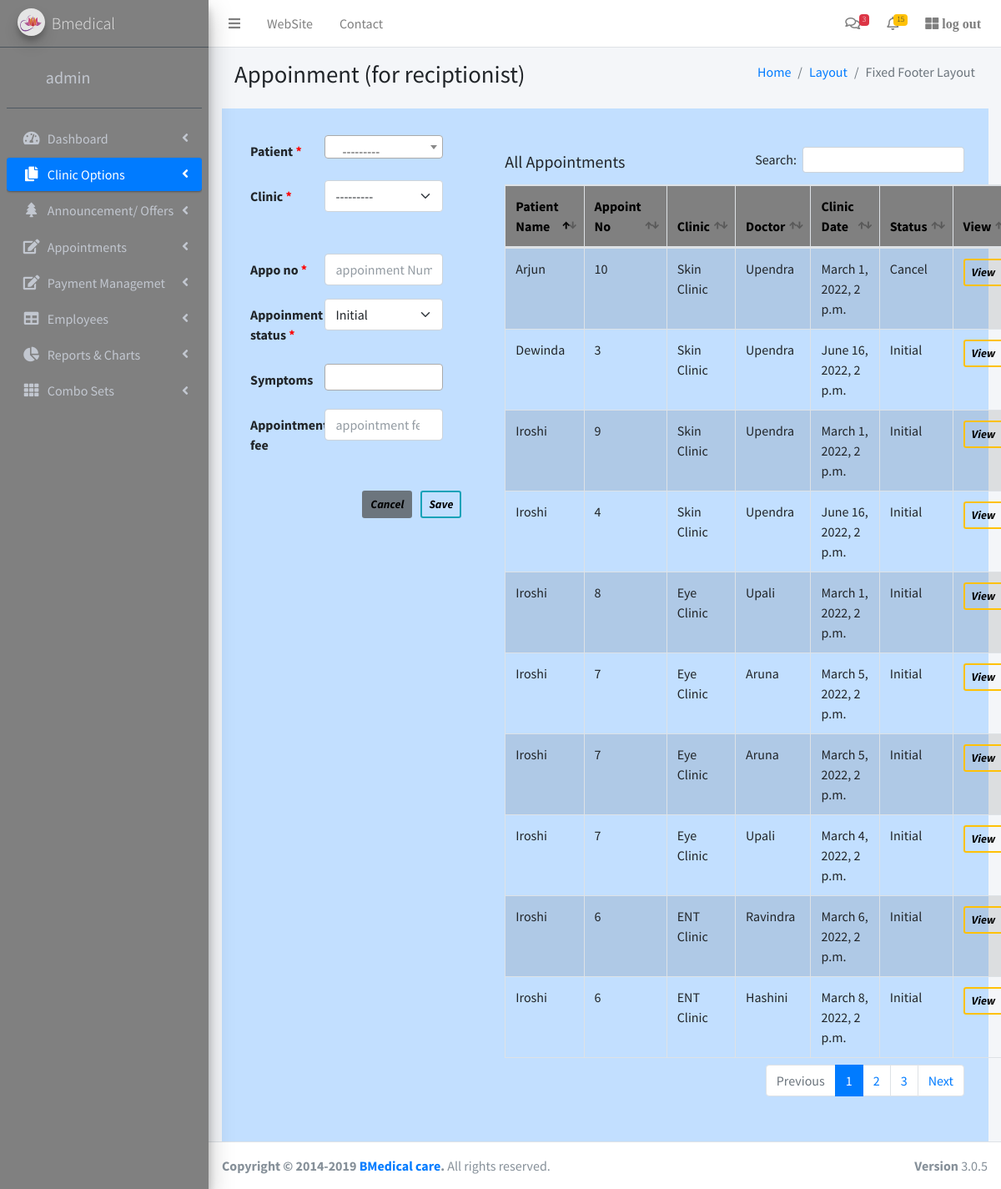
/appsample/appointments1/ (signed in), run on the app's committed database.
### appsample/models.py (models this page shows, shortened)
class Appointment(models.Model):
	patient = models.ForeignKey(Patient, on_delete=models.CASCADE)
	clinic = models.ForeignKey(Clinic, on_delete=models.CASCADE)
	doctor = models.ForeignKey(Employee, on_delete=models.CASCADE, null=True, related_name = 'appointment_as_doctor')
	clinic_date = models.ForeignKey(ClinicDate, on_delete=models.CASCADE)
	appo_no = models.CharField(max_length = 20, null=True)
	appoinment_status = models.ForeignKey(AppoinmentStatus, on_delete=models.CASCADE, default=1)
	symptoms = models.ManyToManyField(Symptom, blank=True)
	diagnosis = models.ForeignKey(Diagnosis, on_delete=models.CASCADE, null=True, blank=True)
	medicines = models.ManyToManyField(Medicine, blank=True)
	class Meta:
		permissions = [
			('view_doctor', 'Can view doctors appointments'),
		]

class Patient(models.Model):
	user = models.OneToOneField(User, on_delete = models.CASCADE, primary_key = True )
	first_name = models.CharField(max_length = 100, validators=[RegexValidator(regex='^\w+$', message='name cannot contain symbles')])
	second_name = models.CharField(max_length = 100, validators=[RegexValidator(regex='^\w+$', message='name cannot contain symbles')])
	nic = models.CharField(max_length = 12, null=True, blank=True)
	dob = models.DateField()
	gender = models.CharField(max_length = 10)
	age = models.IntegerField()
	address = models.TextField( validators=[RegexValidator(regex='^[#.0-9a-zA-Z\s,-]+$', message='Please enter correct address')] )
	email = models.TextField()
	mobile1 = models.CharField(max_length = 10,)
	allergies = models.ManyToManyField(Medicine, blank=True)
	loyalty = models.ForeignKey(Loyalty, on_delete=models.CASCADE, default=1, blank=True)
	def __str__ (self):
		return self.first_name

class Clinic(models.Model):
	name = models.CharField(max_length = 255)
	designation = models.ForeignKey(Designation, on_delete=models.CASCADE, null=True,)
	def __str__ (self):
		return self.name

class ClinicDate(models.Model):
	clinic = models.ForeignKey(Clinic, on_delete=models.CASCADE)
	doctor = models.ForeignKey(Employee, on_delete=models.CASCADE, null=True, related_name = 'clinic_dates_as_doctor')
	nurse = models.ForeignKey(Employee, on_delete=models.CASCADE, null=True, related_name ='clinic_dates_as_nurse')
	capacity = models.IntegerField( null=True, blank=True,)
	start_time =models.DateTimeField(null=True)
	currentno = models.IntegerField( null=True, blank=True,)
	occupied = models.IntegerField( null=True, blank=True,)
	def __str__ (self):
		return self.clinic.name + '_' + str(self.doctor) + '_' + str(self.start_time)

class Employee(models.Model):
	photo = models.ImageField(null=True, blank=True, upload_to='appsample/profile_photos')
	user = models.OneToOneField(User, on_delete = models.CASCADE, primary_key = True)
	nameTitle = models.ForeignKey(NameTitle, on_delete=models.CASCADE)
	first_name = models.CharField(max_length = 100, validators=[RegexValidator(regex='^\w+$', message='name cannot contain symbles and spaces')])
	second_name = models.CharField(max_length = 100, validators=[RegexValidator(regex='^\w+$', message='name cannot contain symbles and spaces')])
	nic = models.CharField(max_length = 12, validators=[RegexValidator(regex=r'^(?:19|20)?\d{2}[0-9]{10}|[0-9]{9}[x|X|v|V]$', message='Enter Correct NIC ')])
	dob = models.DateField()
	gender = models.CharField(max_length = 10)
	mobile1 = models.CharField(max_length = 10)
	mobile2 = models.CharField(max_length = 10)
	email = models.TextField()
	civilStatus = models.ForeignKey(CivilStatus, on_delete=models.CASCADE,)
	etf_no = models.CharField(max_length = 10, null=True, blank=True,)
	designation = models.ForeignKey(Designation, on_delete=models.CASCADE)
	slmc_no = models.CharField(max_length = 10, null=True, blank=True,)
	address = models.TextField()
	fee= models.DecimalField(max_digits=8, decimal_places=2, null=True, blank=True,)
	def __str__ (self):  # java wla tooltip wage
		return self.user.username

class AppoinmentStatus(models.Model):
	name = models.CharField(max_length = 20)
	def __str__ (self):
		return self.name

### appsample/decorators.py (the view)
		def wrapper_func(request, *args, **kwargs):
			if request.user.is_superuser or request.user.groups.filter(name__in =roles).exists():
				return view_func(request, *args, **kwargs)
			else:
				return HttpResponse('you are not authorized')

### appsample/forms.py
class AppointmentForm1(ModelForm):
	clinic = ModelChoiceField(queryset = Clinic.objects.all(), widget= Select(attrs = {'class':'form-select', 'placeholder':'Select Clinic'}))
	class Meta:
		model = Appointment
		fields = '__all__'
		exclude = ['diagnosis', 'medicines', 'invoice']
		widgets = {
			'appo_no':TextInput(attrs = {'class':'form-control', 'placeholder':'appoinment Number'}),
			'patient':Select(attrs = {'class':'js-example-basic-single col-sm-12', 'name':'state'}),
			'clinic':Select(attrs = {'class':'form-select'}),
			'doctor':Select(attrs = {'class':'form-select'}),
			'clinic_date':Select(attrs = {'class':'form-select', 'placeholder':'Select Date'}),
			'appoinment_status':Select(attrs = {'class':'form-select'}),
		}

class InvoiceForm2(ModelForm):
	class Meta:
		model = Invoice
		fields = ['appointment_fee']
		widgets = {
			'appointment_fee':NumberInput(attrs = {'class':'form-control', 'placeholder':'appointment fee'}),
		}

### appsample/models.py (called while the page is built)
	def __str__ (self):
		return self.name

### appsample/templates/appoinment1.html (shortened to what this page needs)
{% extends 'main.html' %}
{% load static %}
{% block content %}
<section class="content-header">
  <div class="container-fluid">
    <div class="row mb-2">
      <div class="col-sm-6">
        <h1>Appoinment (for reciptionist)</h1>
      </div>
      <div class="col-sm-6">
        <ol class="breadcrumb float-sm-right">
          <li class="breadcrumb-item"><a href="#">Home</a></li>
          <li class="breadcrumb-item"><a href="#">Layout</a></li>
          <li class="breadcrumb-item active">Fixed Footer Layout</li>
        </ol>
      </div>
    </div>
  </div>
</section>
<div style="background-color:#C2DFFF;"  >
<div class="row">
    <div class=" p-3 my-3  col-md-4"  >
		<form method = "POST"  style="margin-left:10px;" class="pl-3">
          {% for field in form %}
           <div class="row mb-3" >
              <label  id="lbl_{{field.auto_id}}" class="col-md-4 col-form-label fw-bold" for="{{field.auto_id}}">
                  {{field.label}}
                  {% if field.field.required %} <span style="color:red;">*</span>{% endif %}
              </label>
              <div class="col-md-7" >
                   {{field}}
              </div>
          </div>
          {% endfor %}
          {% for field in invoiceform %}
           <div class="row mb-3" >
              <label  id="lbl_{{field.auto_id}}" class="col-md-4 col-form-label fw-bold" for="{{field.auto_id}}">
                  {{field.label}}
              </label>
              <div class="col-md-7" >
                   {{field}}
              </div>
          </div>
          {% endfor %}
			<input type="submit" value="Save "   name="save" style="color: black; margin-top: 20px;" class="btn btn-outline-info  border-2 fw-bold btn-sm fst-italic float-end">
			<input type="reset"  value="Cancel"  style="color: black; margin-right: 10px; margin-top: 20px;" class="btn btn-secondary  border-2 fw-bold btn-sm fst-italic float-end">
		</form>
    </div>
    <div class="p-3 my-3  col-md-8  " >
      <div class="card-body" style="background-color:#C2DFFF;">
      <h5 style="margin-bottom: -30px;">All Appointments</h5>
      <table id="example1" class="table table-bordered table-striped table-hover " >
        <thead style="background-color:gray; color:black;">
        <tr>
          <th scope="col">Patient Name</th>
          <th scope="col">Appoint No</th>
          <th scope="col">Clinic </th>
          <th scope="col">Doctor </th>
          <th scope="col">Clinic Date</th>
          <th scope="col">Status</th>
          <th scope="col">View</th>
        </tr>
        </thead>
        <tbody>
          {% for d in page.object_list %}
          <tr>
            <td>{{d.patient}}</td>
            <td>{{d.appo_no}}</td>
            <td>{{d.clinic}}</td>
            <td>{{d.clinic_date.doctor}}</td>
            <td>{{d.clinic_date.start_time}}</td>
            <td>{{d.appoinment_status}}</td>
            <td>
              <a class="btn btn-outline-warning btn-sm border-2 fst-italic fw-bold" href = "{{d.id}}"
              style="color: black;"  id="btnView">View</a>
            </tr>
          {% endfor %}
        </tbody>
      </table>
    </div>
    </div>
</div>
</div>
<link href="https://cdn.jsdelivr.net/npm/select2@4.1.0-rc.0/dist/css/select2.min.css" rel="stylesheet" />
{% endblock %}

### appsample/templates/main.html (shortened to what this page needs)
<!DOCTYPE html>
<html>
{% load static %}
	<head>
		<link href="https://cdn.jsdelivr.net/npm/bootstrap@5.1.1/dist/css/bootstrap.min.css"
		rel="stylesheet"
>
		  <link rel="stylesheet" href="https://stackpath.bootstrapcdn.com/bootstrap/4.1.3/css/bootstrap.min.css" >
      <link rel="stylesheet" href="https://cdnjs.cloudflare.com/ajax/libs/Chart.js/2.8.0/Chart.min.css" >
  		<link rel="stylesheet" href="https://use.fontawesome.com/releases/v5.6.1/css/all.css" >
	   	<link href="https://cdn.jsdelivr.net/npm/bootstrap@5.1.1/dist/css/bootstrap.min.css" rel="stylesheet">
      <link rel="stylesheet" href="{% static 'plugins/fontawesome-free/css/all.min.css' %}">
      <link rel="stylesheet" href="https://code.ionicframework.com/ionicons/2.0.1/css/ionicons.min.css">
      <link rel="stylesheet" href="{% static 'dist/css/adminlte.min.css' %}">
      <link rel="stylesheet" href="{% static 'plugins/datatables-bs4/css/dataTables.bootstrap4.min.css' %}">
      <link rel="stylesheet" href="{% static 'plugins/datatables-responsive/css/responsive.bootstrap4.min.css' %}">
      <link rel="stylesheet" href="{% static 'dist/css/adminlte.min.css' %}">
      <link href="https://cdn.jsdelivr.net/npm/select2@4.1.0-rc.0/dist/css/select2.min.css" rel="stylesheet" />
	</head>
	<body class="hold-transition sidebar-mini layout-footer-fixed">
<div class="wrapper">
  <nav class="main-header navbar navbar-expand navbar-white navbar-light">
    <ul class="navbar-nav">
      <li class="nav-item">
        <a class="nav-link" data-widget="pushmenu" href="#" role="button"><i class="fa fa-bars"></i></a>
      </li>
      <li class="nav-item d-none d-sm-inline-block">
        <a href="{% url 'dashboard' %}" class="nav-link">WebSite</a>
      </li>
      <li class="nav-item d-none d-sm-inline-block">
        <a href="#" class="nav-link">Contact</a>
      </li>
    </ul>
    <ul class="navbar-nav ml-auto">
      <li class="nav-item dropdown">
        <a class="nav-link" data-toggle="dropdown" href="#">
          <i class="far fa-comments"></i>
          <span class="badge badge-danger navbar-badge">3</span>
        </a>
      </li>
      <li class="nav-item dropdown">
        <a class="nav-link" data-toggle="dropdown" href="#">
          <span class="badge badge-warning navbar-badge">15</span>
        </a>
      </li>
      <li class="nav-item">
        <a class="nav-link" href="{% url 'logout' %}" > <i class="fas fa-th-large"> log out </i>
        </a>
      </li>
    </ul>
  </nav>
<aside class="main-sidebar sidebar-dark-primary elevation-4" style="background-color: gray;" >
    <a href="../../index3.html" class="brand-link">
      <img src="{% static 'dist/img/lotus.png' %}"
           class="brand-image img-circle elevation-3"
           style="opacity: .8">
      <span class="brand-text font-weight-light">Bmedical</span>
    </a>
    <div class="sidebar">
      <div class="user-panel mt-3 pb-3 mb-3 d-flex">
        <div class="image">
        </div>
        <div class="info">
          <a href="#" class="d-block ml-4 fs-5">{{request.user}}</a>
        </div>
      </div>
      <nav class="mt-2">
        <ul class="nav nav-pills nav-sidebar flex-column" data-widget="treeview" role="menu" data-accordion="false">
          <li class="nav-item has-treeview">
            <a href="{% url 'dashboard' %}" class="nav-link">
              <i class="nav-icon fas fa-tachometer-alt"></i>
              <p>
                Dashboard
                <i class="right fas fa-angle-left"></i>
              </p>
            </a>
          </li>
          <li class="nav-item has-treeview ">
            <a href="#" class="nav-link active">
              <i class="nav-icon fas fa-copy"></i>
              <p>
                Clinic Options
                <i class="fas fa-angle-left right"></i>
              </p>
            </a>
          </li>
          <li class="nav-item has-treeview">
            <a href="#" class="nav-link">
              <i class="nav-icon fas fa-tree"></i>
              <p>
                Announcement/ Offers
                <i class="fas fa-angle-left right"></i>
              </p>
            </a>
          </li>
          <li class="nav-item has-treeview">
            <a href="#" class="nav-link">
              <i class="nav-icon fas fa-edit"></i>
              <p>
                Appointments
                <i class="fas fa-angle-left right"></i>
              </p>
            </a>
          </li>
          <li class="nav-item has-treeview">
            <a href="#" class="nav-link">
              <i class="nav-icon fas fa-edit"></i>
              <p>
                Payment Managemet
                <i class="fas fa-angle-left right"></i>
              </p>
            </a>
          </li>
          <li class="nav-item has-treeview">
            <a href="#" class="nav-link">
              <i class="nav-icon fas fa-table"></i>
              <p>
                Employees
                <i class="fas fa-angle-left right"></i>
              </p>
            </a>
          </li>
          <li class="nav-item has-treeview">
            <a href="#" class="nav-link">
              <i class="nav-icon fas fa-chart-pie"></i>
              <p>
                Reports & Charts
                <i class="right fas fa-angle-left"></i>
              </p>
            </a>
          </li>
          <li class="nav-item has-treeview">
            <a href="#" class="nav-link">
              <i class="nav-icon fas fa-th"></i>
              <p>
                Combo Sets
                <i class="fas fa-angle-left right"></i>
              </p>
            </a>
          </li>
        </ul>
      </nav>
    </div>
</aside>
  <div class="content-wrapper">
    <section class="content">
      <div class="container-fluid">
        <div class="row">
          <div class="col-12">
            {% block content%}
            {% endblock %}
          </div>
        </div>
      </div>
    </section>
  </div>
  <footer class="main-footer">
    <div class="float-right d-none d-sm-block">
      <b>Version</b> 3.0.5
    </div>
    <strong>Copyright &copy; 2014-2019 <a href="#">BMedical care</a>.</strong> All rights
    reserved.
  </footer>
</div>
</body>
</html>

### data on the page
Appointment: patient "Iroshi", appo_no "9", clinic "Skin Clinic", clinic_date.doctor "Upendra", clinic_date.start_time "March 1, 2022, 2 p.m.", appoinment_status "Initial"
Appointment: patient "Dewinda", appo_no "3", clinic "Skin Clinic", clinic_date.doctor "Upendra", clinic_date.start_time "June 16, 2022, 2 p.m.", appoinment_status "Initial"
Appointment: patient "Iroshi", appo_no "4", clinic "Skin Clinic", clinic_date.doctor "Upendra", clinic_date.start_time "June 16, 2022, 2 p.m.", appoinment_status "Initial"
Appointment: patient "Iroshi", appo_no "8", clinic "Eye Clinic", clinic_date.doctor "Upali", clinic_date.start_time "March 1, 2022, 2 p.m.", appoinment_status "Initial"
Appointment: patient "Iroshi", appo_no "7", clinic "Eye Clinic", clinic_date.doctor "Aruna", clinic_date.start_time "March 5, 2022, 2 p.m.", appoinment_status "Initial"
Appointment: patient "Iroshi", appo_no "7", clinic "Eye Clinic", clinic_date.doctor "Aruna", clinic_date.start_time "March 5, 2022, 2 p.m.", appoinment_status "Initial"
Appointment: patient "Iroshi", appo_no "7", clinic "Eye Clinic", clinic_date.doctor "Upali", clinic_date.start_time "March 4, 2022, 2 p.m.", appoinment_status "Initial"
Appointment: patient "Iroshi", appo_no "6", clinic "ENT Clinic", clinic_date.doctor "Ravindra", clinic_date.start_time "March 6, 2022, 2 p.m.", appoinment_status "Initial"
Appointment: patient "Iroshi", appo_no "6", clinic "ENT Clinic", clinic_date.doctor "Hashini", clinic_date.start_time "March 8, 2022, 2 p.m.", appoinment_status "Initial"
Appointment: patient "Arjun", appo_no "10", clinic "Skin Clinic", clinic_date.doctor "Upendra", clinic_date.start_time "March 1, 2022, 2 p.m.", appoinment_status "Cancel"

### other printed values
{{ request.user }} "admin"
{{ field.label }} "Patient" "Clinic" "Appo no" "Appoinment status" "Symptoms"
{{ field.label }} "Appointment fee"
